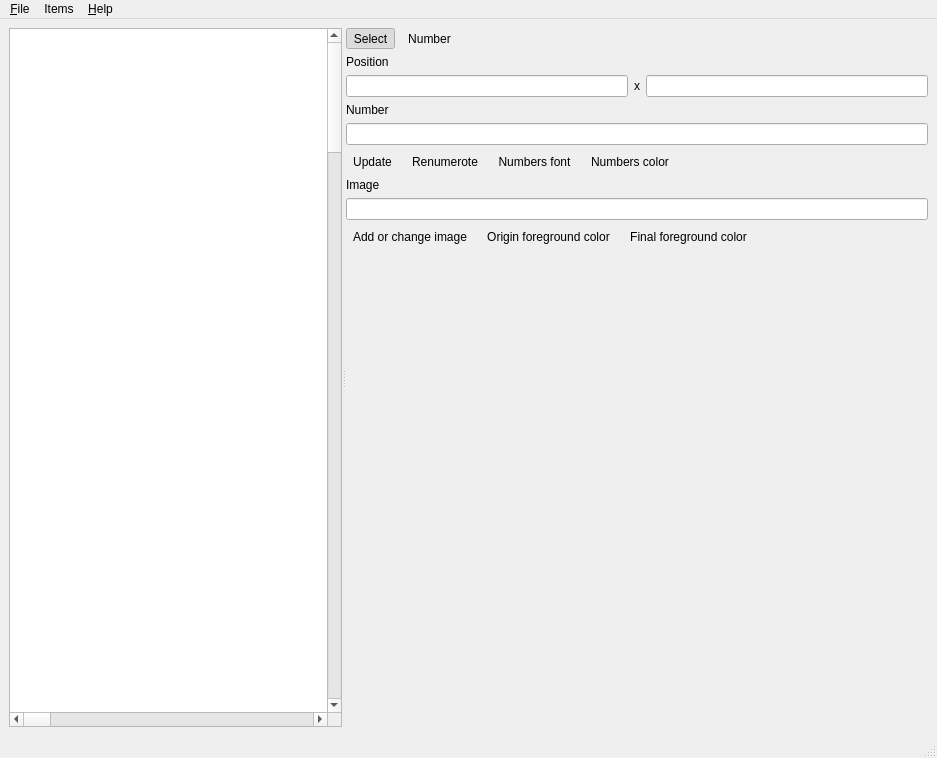
<?xml version="1.0" encoding="UTF-8"?>
<ui version="4.0">
 <class>MainWindow</class>
 <widget class="QMainWindow" name="MainWindow">
  <property name="geometry">
   <rect>
    <x>0</x>
    <y>0</y>
    <width>937</width>
    <height>758</height>
   </rect>
  </property>
  <property name="windowTitle">
   <string>MapMaker</string>
  </property>
  <widget class="QWidget" name="centralwidget">
   <layout class="QVBoxLayout" name="verticalLayout_2">
    <item>
     <widget class="QSplitter" name="splitter">
      <property name="orientation">
       <enum>Qt::Horizontal</enum>
      </property>
      <widget class="QGraphicsView" name="graphicsView">
       <property name="sceneRect">
        <rectf>
         <x>0.000000000000000</x>
         <y>0.000000000000000</y>
         <width>5000.000000000000000</width>
         <height>5000.000000000000000</height>
        </rectf>
       </property>
      </widget>
      <widget class="QWidget" name="layoutWidget">
       <layout class="QVBoxLayout" name="verticalLayout">
        <item>
         <layout class="QHBoxLayout" name="toolsLayout" stretch="0,0,1">
          <item>
           <widget class="QToolButton" name="selectButton">
            <property name="text">
             <string>Select</string>
            </property>
            <property name="icon">
             <iconset resource="../res/resources.qrc">
              <normaloff>:/icons/select.png</normaloff>:/icons/select.png</iconset>
            </property>
            <property name="checkable">
             <bool>true</bool>
            </property>
            <property name="checked">
             <bool>true</bool>
            </property>
            <property name="autoExclusive">
             <bool>true</bool>
            </property>
            <property name="autoRaise">
             <bool>true</bool>
            </property>
           </widget>
          </item>
          <item>
           <widget class="QToolButton" name="numberButton">
            <property name="text">
             <string>Number</string>
            </property>
            <property name="icon">
             <iconset resource="../res/resources.qrc">
              <normaloff>:/icons/number.png</normaloff>:/icons/number.png</iconset>
            </property>
            <property name="checkable">
             <bool>true</bool>
            </property>
            <property name="autoExclusive">
             <bool>true</bool>
            </property>
            <property name="autoRaise">
             <bool>true</bool>
            </property>
           </widget>
          </item>
          <item>
           <spacer name="horizontalSpacer">
            <property name="orientation">
             <enum>Qt::Horizontal</enum>
            </property>
            <property name="sizeHint" stdset="0">
             <size>
              <width>0</width>
              <height>0</height>
             </size>
            </property>
           </spacer>
          </item>
         </layout>
        </item>
        <item>
         <widget class="QFrame" name="positionFrame">
          <layout class="QVBoxLayout" name="positionVerticalLayout">
           <property name="leftMargin">
            <number>0</number>
           </property>
           <property name="topMargin">
            <number>0</number>
           </property>
           <property name="rightMargin">
            <number>0</number>
           </property>
           <property name="bottomMargin">
            <number>0</number>
           </property>
           <item>
            <widget class="QLabel" name="positionLabel">
             <property name="text">
              <string>Position</string>
             </property>
            </widget>
           </item>
           <item>
            <layout class="QHBoxLayout" name="positionLayout">
             <item>
              <widget class="QLineEdit" name="xEdit"/>
             </item>
             <item>
              <widget class="QLabel" name="label">
               <property name="text">
                <string>x</string>
               </property>
              </widget>
             </item>
             <item>
              <widget class="QLineEdit" name="yEdit"/>
             </item>
            </layout>
           </item>
          </layout>
         </widget>
        </item>
        <item>
         <widget class="QFrame" name="numberFrame">
          <layout class="QVBoxLayout" name="numberVerticalLayout">
           <property name="leftMargin">
            <number>0</number>
           </property>
           <property name="topMargin">
            <number>0</number>
           </property>
           <property name="rightMargin">
            <number>0</number>
           </property>
           <property name="bottomMargin">
            <number>0</number>
           </property>
           <item>
            <widget class="QLabel" name="numberLabel">
             <property name="text">
              <string>Number</string>
             </property>
            </widget>
           </item>
           <item>
            <widget class="QLineEdit" name="numberEdit"/>
           </item>
           <item>
            <layout class="QHBoxLayout" name="horizontalLayout">
             <item>
              <widget class="QToolButton" name="validateButton">
               <property name="text">
                <string>Update</string>
               </property>
               <property name="icon">
                <iconset resource="../res/resources.qrc">
                 <normaloff>:/icons/validate.png</normaloff>:/icons/validate.png</iconset>
               </property>
               <property name="autoRaise">
                <bool>true</bool>
               </property>
              </widget>
             </item>
             <item>
              <widget class="QToolButton" name="recomputeButton">
               <property name="text">
                <string>Renumerote</string>
               </property>
               <property name="icon">
                <iconset resource="../res/resources.qrc">
                 <normaloff>:/icons/recompute.png</normaloff>:/icons/recompute.png</iconset>
               </property>
               <property name="autoRaise">
                <bool>true</bool>
               </property>
              </widget>
             </item>
             <item>
              <widget class="QToolButton" name="fontButton">
               <property name="text">
                <string>Numbers font</string>
               </property>
               <property name="icon">
                <iconset resource="../res/resources.qrc">
                 <normaloff>:/icons/font.png</normaloff>:/icons/font.png</iconset>
               </property>
               <property name="autoRaise">
                <bool>true</bool>
               </property>
              </widget>
             </item>
             <item>
              <widget class="QToolButton" name="colorButton">
               <property name="text">
                <string>Numbers color</string>
               </property>
               <property name="icon">
                <iconset resource="../res/resources.qrc">
                 <normaloff>:/icons/color.png</normaloff>:/icons/color.png</iconset>
               </property>
               <property name="autoRaise">
                <bool>true</bool>
               </property>
              </widget>
             </item>
             <item>
              <spacer name="numberHorizontalSpacer">
               <property name="orientation">
                <enum>Qt::Horizontal</enum>
               </property>
               <property name="sizeHint" stdset="0">
                <size>
                 <width>40</width>
                 <height>20</height>
                </size>
               </property>
              </spacer>
             </item>
            </layout>
           </item>
          </layout>
         </widget>
        </item>
        <item>
         <widget class="QFrame" name="imageFrame">
          <layout class="QVBoxLayout" name="imageVerticalLayout">
           <property name="leftMargin">
            <number>0</number>
           </property>
           <property name="topMargin">
            <number>0</number>
           </property>
           <property name="rightMargin">
            <number>0</number>
           </property>
           <property name="bottomMargin">
            <number>0</number>
           </property>
           <item>
            <widget class="QLabel" name="imageLabel">
             <property name="text">
              <string>Image</string>
             </property>
            </widget>
           </item>
           <item>
            <widget class="QLineEdit" name="imageEdit"/>
           </item>
           <item>
            <layout class="QHBoxLayout" name="imageButtonsHorizontalLayout">
             <item>
              <widget class="QToolButton" name="imageButton">
               <property name="text">
                <string>Add or change image</string>
               </property>
               <property name="icon">
                <iconset resource="../res/resources.qrc">
                 <normaloff>:/icons/image.png</normaloff>:/icons/image.png</iconset>
               </property>
               <property name="autoRaise">
                <bool>true</bool>
               </property>
              </widget>
             </item>
             <item>
              <widget class="QToolButton" name="originForegroundColorButton">
               <property name="text">
                <string>Origin foreground color</string>
               </property>
               <property name="icon">
                <iconset resource="../res/resources.qrc">
                 <normaloff>:/icons/color.png</normaloff>:/icons/color.png</iconset>
               </property>
               <property name="autoRaise">
                <bool>true</bool>
               </property>
              </widget>
             </item>
             <item>
              <widget class="QToolButton" name="finalForegroundColorButton">
               <property name="text">
                <string>Final foreground color</string>
               </property>
               <property name="icon">
                <iconset resource="../res/resources.qrc">
                 <normaloff>:/icons/color.png</normaloff>:/icons/color.png</iconset>
               </property>
               <property name="autoRaise">
                <bool>true</bool>
               </property>
              </widget>
             </item>
             <item>
              <spacer name="imageHorizontalSpacer">
               <property name="orientation">
                <enum>Qt::Horizontal</enum>
               </property>
               <property name="sizeHint" stdset="0">
                <size>
                 <width>40</width>
                 <height>20</height>
                </size>
               </property>
              </spacer>
             </item>
            </layout>
           </item>
          </layout>
         </widget>
        </item>
        <item>
         <spacer name="verticalSpacer">
          <property name="orientation">
           <enum>Qt::Vertical</enum>
          </property>
          <property name="sizeHint" stdset="0">
           <size>
            <width>13</width>
            <height>13</height>
           </size>
          </property>
         </spacer>
        </item>
       </layout>
      </widget>
     </widget>
    </item>
   </layout>
  </widget>
  <widget class="QMenuBar" name="menubar">
   <property name="geometry">
    <rect>
     <x>0</x>
     <y>0</y>
     <width>937</width>
     <height>21</height>
    </rect>
   </property>
   <widget class="QMenu" name="menuFile">
    <property name="title">
     <string>&amp;File</string>
    </property>
    <addaction name="actionNew"/>
    <addaction name="actionOpen"/>
    <addaction name="actionSave"/>
    <addaction name="actionSaveAs"/>
    <addaction name="actionExport"/>
    <addaction name="actionExit"/>
   </widget>
   <widget class="QMenu" name="menuHelp">
    <property name="title">
     <string>&amp;Help</string>
    </property>
    <addaction name="actionLogs"/>
    <addaction name="actionAbout"/>
    <addaction name="actionAboutQt"/>
   </widget>
   <widget class="QMenu" name="menuItems">
    <property name="title">
     <string>Items</string>
    </property>
    <addaction name="actionImportImages"/>
   </widget>
   <addaction name="menuFile"/>
   <addaction name="menuItems"/>
   <addaction name="menuHelp"/>
  </widget>
  <widget class="QStatusBar" name="statusbar"/>
  <action name="actionExit">
   <property name="text">
    <string>E&amp;xit</string>
   </property>
   <property name="menuRole">
    <enum>QAction::QuitRole</enum>
   </property>
  </action>
  <action name="actionAbout">
   <property name="text">
    <string>&amp;About...</string>
   </property>
   <property name="menuRole">
    <enum>QAction::AboutRole</enum>
   </property>
  </action>
  <action name="actionAboutQt">
   <property name="text">
    <string>About Qt</string>
   </property>
   <property name="menuRole">
    <enum>QAction::AboutQtRole</enum>
   </property>
  </action>
  <action name="actionLogs">
   <property name="checkable">
    <bool>true</bool>
   </property>
   <property name="text">
    <string>&amp;Logs</string>
   </property>
   <property name="menuRole">
    <enum>QAction::ApplicationSpecificRole</enum>
   </property>
  </action>
  <action name="actionImportImages">
   <property name="text">
    <string>Import images...</string>
   </property>
  </action>
  <action name="actionOpen">
   <property name="text">
    <string>&amp;Open...</string>
   </property>
  </action>
  <action name="actionSave">
   <property name="text">
    <string>&amp;Save...</string>
   </property>
  </action>
  <action name="actionExport">
   <property name="text">
    <string>&amp;Export...</string>
   </property>
  </action>
  <action name="actionNew">
   <property name="text">
    <string>&amp;New</string>
   </property>
  </action>
  <action name="actionSaveAs">
   <property name="text">
    <string>Save as...</string>
   </property>
  </action>
 </widget>
 <resources>
  <include location="../res/resources.qrc"/>
 </resources>
 <connections/>
</ui>
